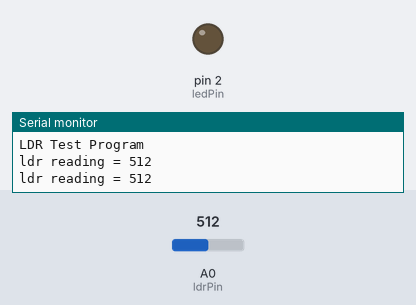
A sketch run on a simulated Arduino Uno, built with avr-gcc and run on an emulated ATmega328P. Shown: output pins drawn as LEDs (lit = HIGH), the last lines printed to the serial monitor. Inputs (shaded band) come from the test bench; at power-on: A0 (ldrPin) = 512.

Above: at 2.8 s.
2.9 s: A0 (ldrPin) set to 110
4.4 s: A0 (ldrPin) set to 95
At 6.1 s:
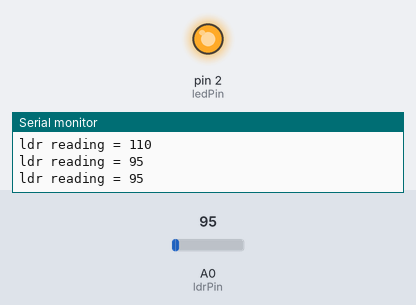
6.5 s: A0 (ldrPin) set to 122
At 7.7 s:
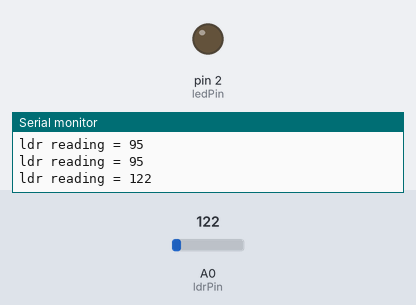
8.5 s: A0 (ldrPin) set to 90
At 9.3 s:
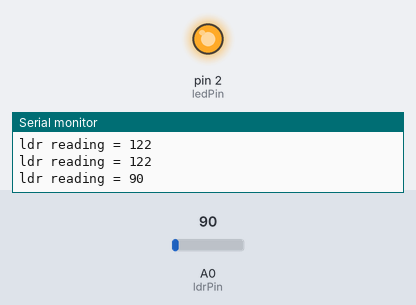
Timing chart, 0 to 11.5 s (numbered marks = the images above; inputs shaded):
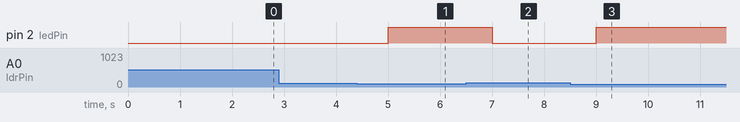

The sketch:

LightDiodeResistor.ino
```cpp
const byte ldrPin = A0;
const int ledPin = 2;

void setup()
{
   Serial.begin(9600);
   Serial.println("LDR Test Program");
   pinMode(ledPin, OUTPUT);
}

void loop()
{
   static unsigned long timer = 0;
   unsigned long interval = 1000;
   if (millis() - timer >= interval)
   {
      timer = millis();
      int ldrReading = analogRead(ldrPin);
      Serial.print("ldr reading = ");
      Serial.println(ldrReading);
      if (ldrReading > 100){
        digitalWrite(ledPin, LOW);
        delay(1000);
      }
      else {
        digitalWrite(ledPin, HIGH);
        delay(1000);
      }
   }
}
```

Measured:
- the behaviour switches between 101 and 100 on A0 (ldrPin) (found by bisection; images 0 and 1)
- after the input at 4.4 s, pin 2 (ledPin): LOW → HIGH after 0.60 s
- after the input at 6.5 s, pin 2 (ledPin): HIGH → LOW after 0.50 s
- after the input at 8.5 s, pin 2 (ledPin): LOW → HIGH after 0.50 s
